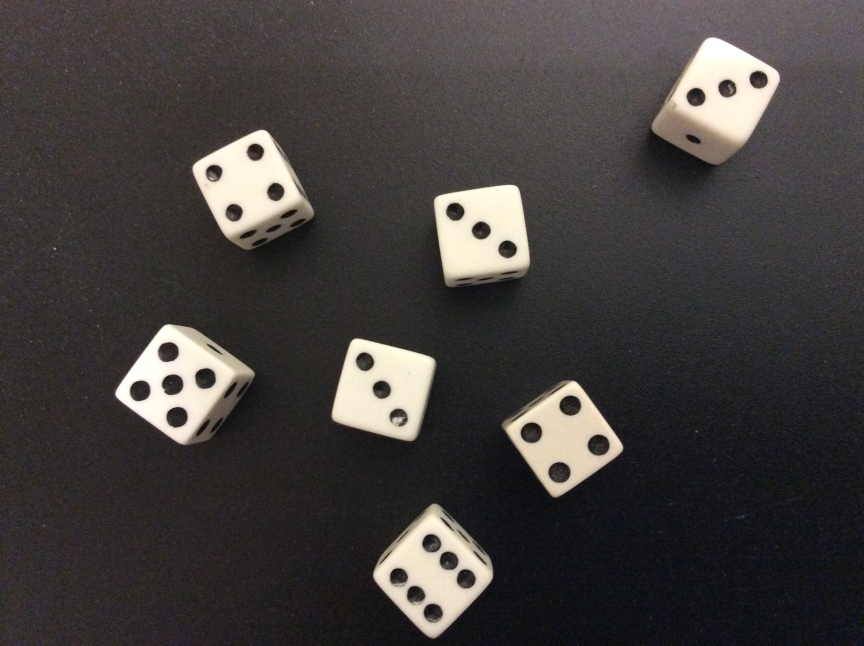
#> input picture input/dice.jpg, 2592 x 1936 px (shown at 1/3 size)
$ python img_transform.py --image input/dice.jpg
#> lines starting #> are read from the running program, lines starting #| are printed output that depends on the picture
import numpy as np
import imutils
import argparse
import cv2

#remember: 0 is height, 1 is width

ap = argparse.ArgumentParser();
ap.add_argument("-i", "--image", required=True)
args = vars(ap.parse_args())

image = cv2.imread(args["image"])
#> image is the input picture: shape (1936, 2592, 3); mean B, G, R 61.5, 62.7, 66.6

cv2.imshow("Original", image)

#================[Shifting]==================
#[1,0]: shift left or right (neg = left, pos = right)
#[0,1]: shift up or down (neg = up, pos = down)
M = np.float32([[1,0,25], [0,1,50]])
shifted = cv2.warpAffine(image, M, (image.shape[1], image.shape[0]))
cv2.imshow("Shifted Down and Right", shifted)

M = np.float32([[1,0,-50], [0,1,-90]])
shifted = cv2.warpAffine(image, M, (image.shape[1], image.shape[0]))
cv2.imshow("Shifted Up and Left", shifted)


#or we can use the imultils library from Adrian
shifted = imutils.translate(image, 0, 100) # no shifting horizontal and down 100 vertically
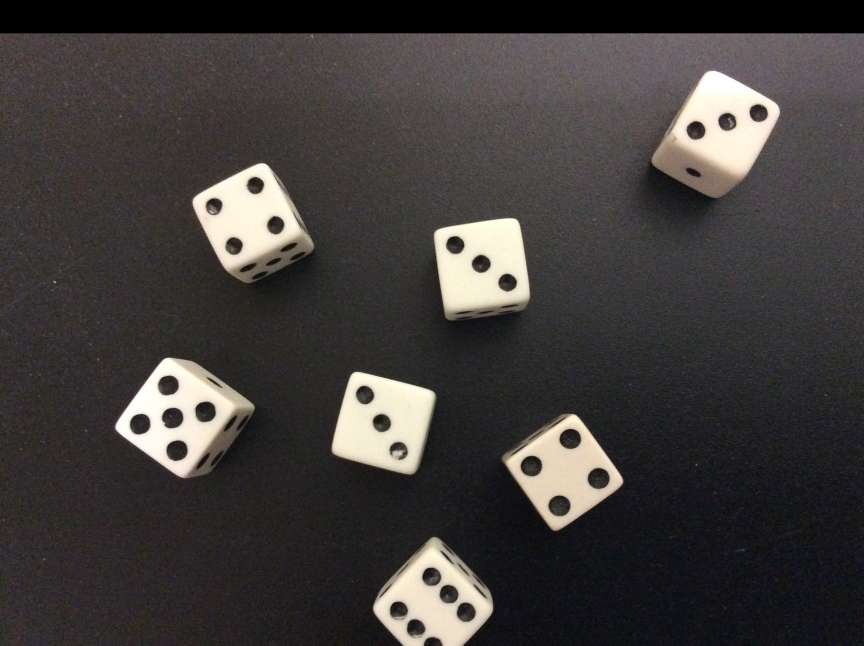
#> shifted: shape (1936, 2592, 3) (shown at 1/3 size); mean B, G, R 59.8, 61.2, 64.9
cv2.imshow("Shifted Down", shifted)

#==============[Rotating]====================
(h,w) = image.shape[:2]
#> h = 1936; w = 2592
center = (w // 2, h // 2) # return a tuple of center
#> center = (1296, 968)

M = cv2.getRotationMatrix2D(center, 45, 1.0) #you can rotate at any point
#warpAffine function: apply M tranformation to the image
rotated = cv2.warpAffine(image, M, (w,h))
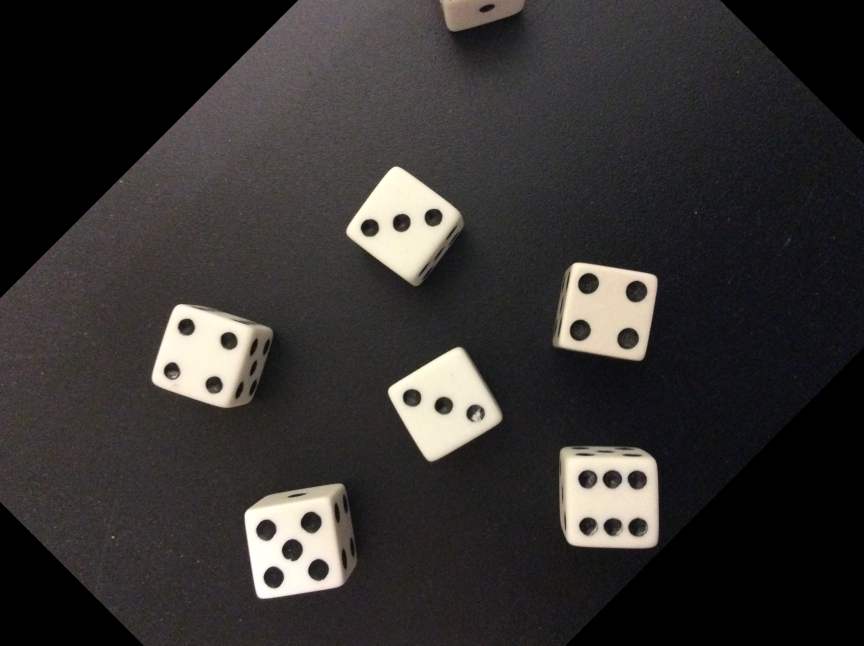
#> rotated: shape (1936, 2592, 3) (shown at 1/3 size); mean B, G, R 48.3, 49.6, 52.4
cv2.imshow("Rotated by 45 Degrees", rotated)

M = cv2.getRotationMatrix2D(center, -90, 0.5) # rotate and resize
rotated = cv2.warpAffine(image, M, (w,h))
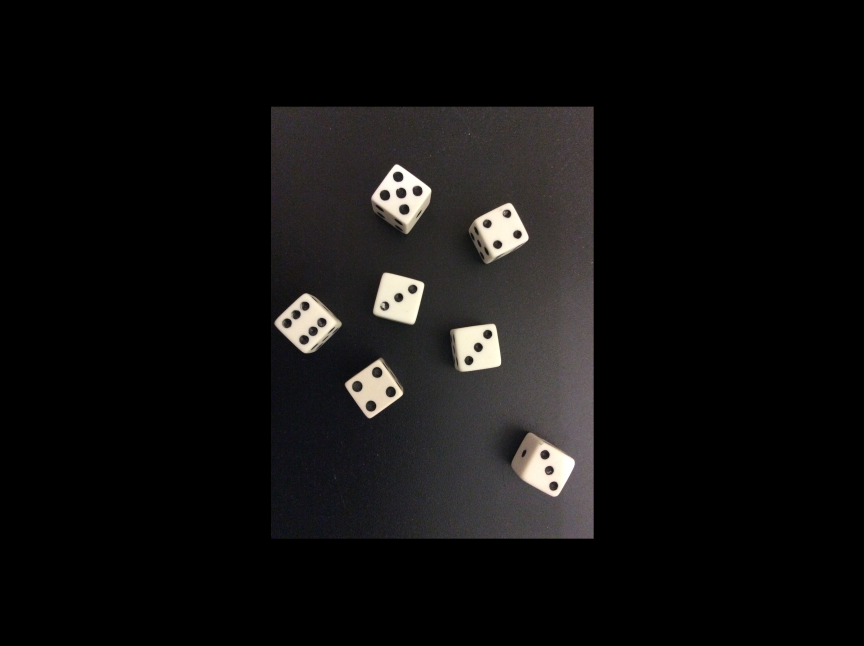
#> rotated: shape (1936, 2592, 3) (shown at 1/3 size); mean B, G, R 15.4, 15.7, 16.6
cv2.imshow("Rotated by -90 Degrees", rotated)

#or we can use Adrian library
rotated = imutils.rotate(image, 180)
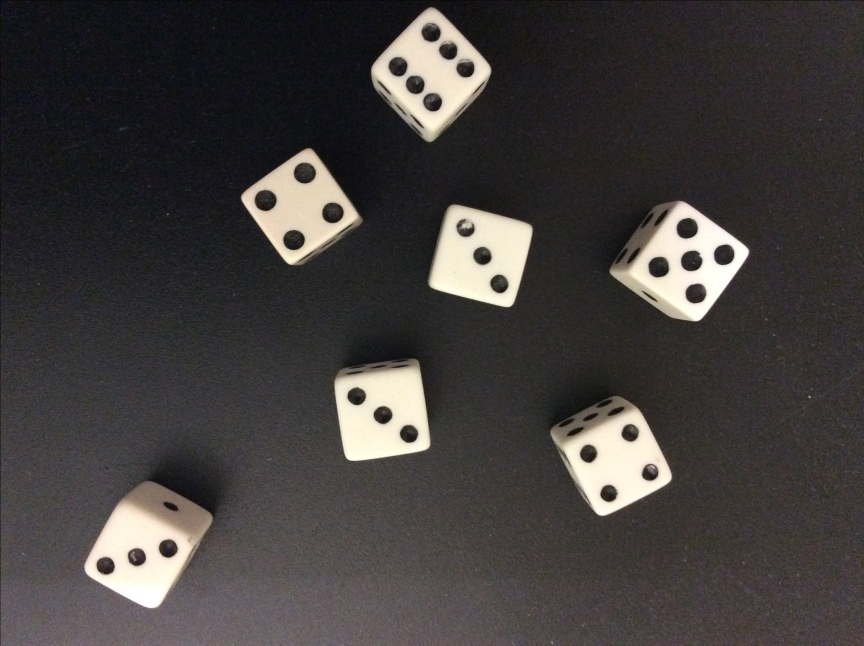
#> rotated: shape (1936, 2592, 3) (shown at 1/3 size); mean B, G, R 61.4, 62.6, 66.5
cv2.imshow("Rotated by 180 Degrees", rotated)


#===============[Resizing]========================
#image aspect ratio
r = 150.0/image.shape[1] # defining the new width = 150 | ratio = new width / old width
#> r = 0.0579
dim = (150, int(image.shape[0] * r)) # new height = old height * ratio
#> dim = (150, 112)

resized = cv2.resize(image, dim, interpolation = cv2.INTER_AREA)
cv2.imshow("Resized (Width)", resized)

#or we can use Adrian resize library
resized = imutils.resize(image, width=100)
#> resized: shape (74, 100, 3)
cv2.imshow("Resized using Adrian's", resized)

#===============[Flipping]========================
flipped = cv2.flip(image, 1)
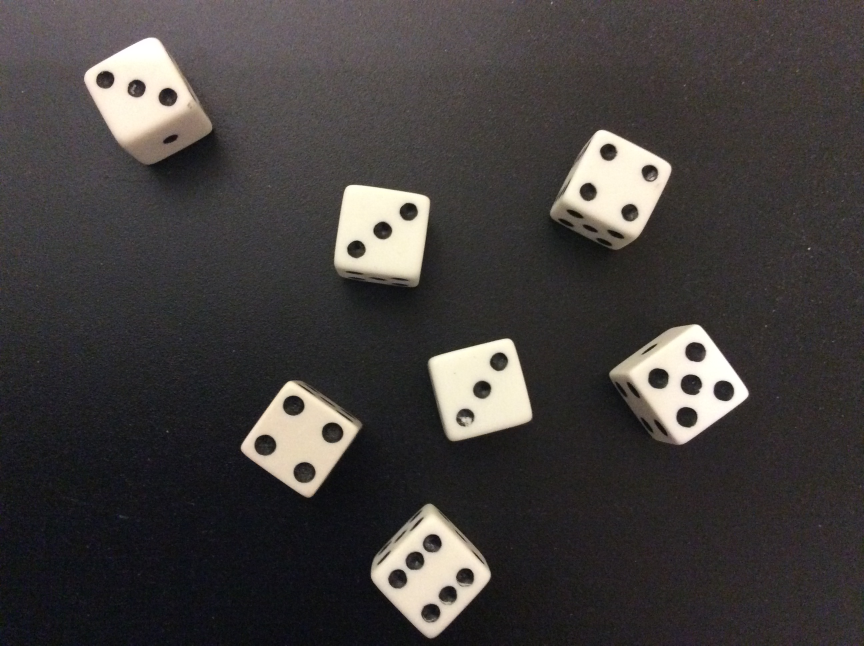
#> flipped: shape (1936, 2592, 3) (shown at 1/3 size); mean B, G, R 61.5, 62.7, 66.6
cv2.imshow("Flipped Horizontally", flipped)

flipped = cv2.flip(image, 0)
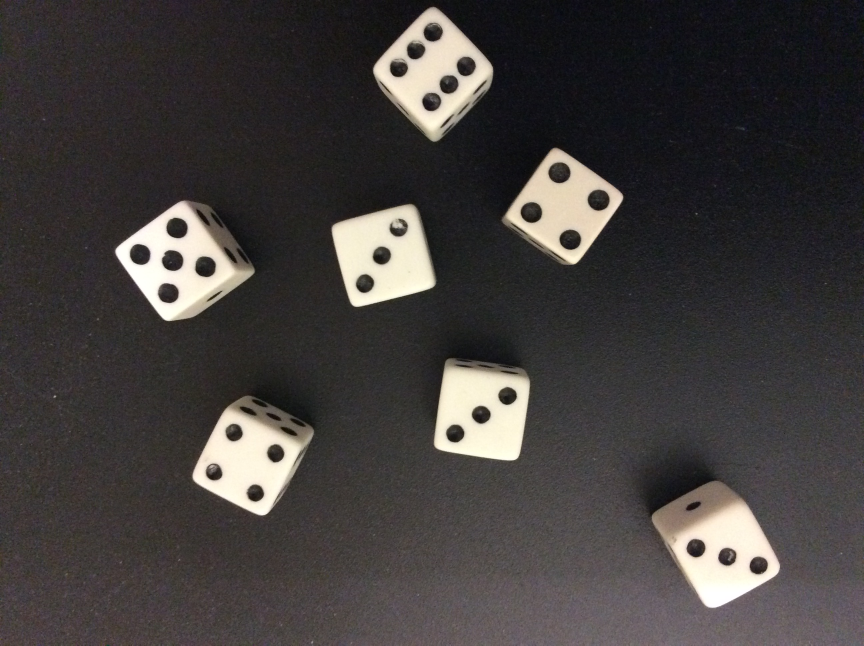
#> flipped: shape (1936, 2592, 3) (shown at 1/3 size); mean B, G, R 61.5, 62.7, 66.6
cv2.imshow("Flipped Vertically", flipped)

flipped = cv2.flip(image, -1)
cv2.imshow("Flipped Horizontally & Vertically", flipped)

#==============[Cropping]========================
cropped = image[0:350, 35:image.shape[1]]
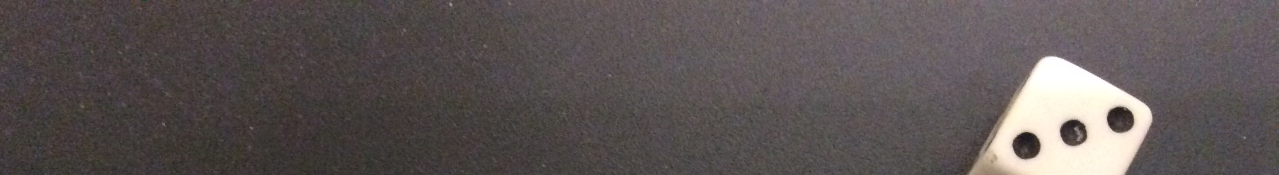
#> cropped: shape (350, 2557, 3) (shown at 1/2 size); mean B, G, R 84.1, 84.7, 92.2
cv2.imshow("Daniel's face", cropped)

cv2.waitKey(0)

$ run again, on input/coins.png
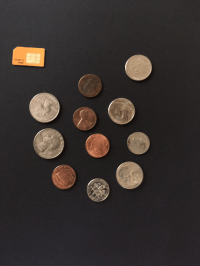
#> input picture input/coins.png, 200 x 266 px
#> image is the input picture: shape (266, 200, 3); mean B, G, R 45.7, 48.1, 54.9
#> `rotated = cv2.warpAffine(image, M, (w,h))`:
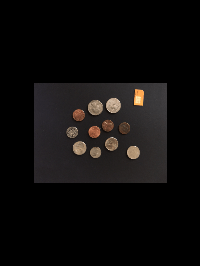
#> rotated: shape (266, 200, 3); mean B, G, R 11.4, 12, 13.7
#> `cropped = image[0:350, 35:image.shape[1]]`:
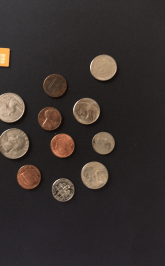
#> cropped: shape (266, 165, 3); mean B, G, R 45.3, 47.8, 54.8
